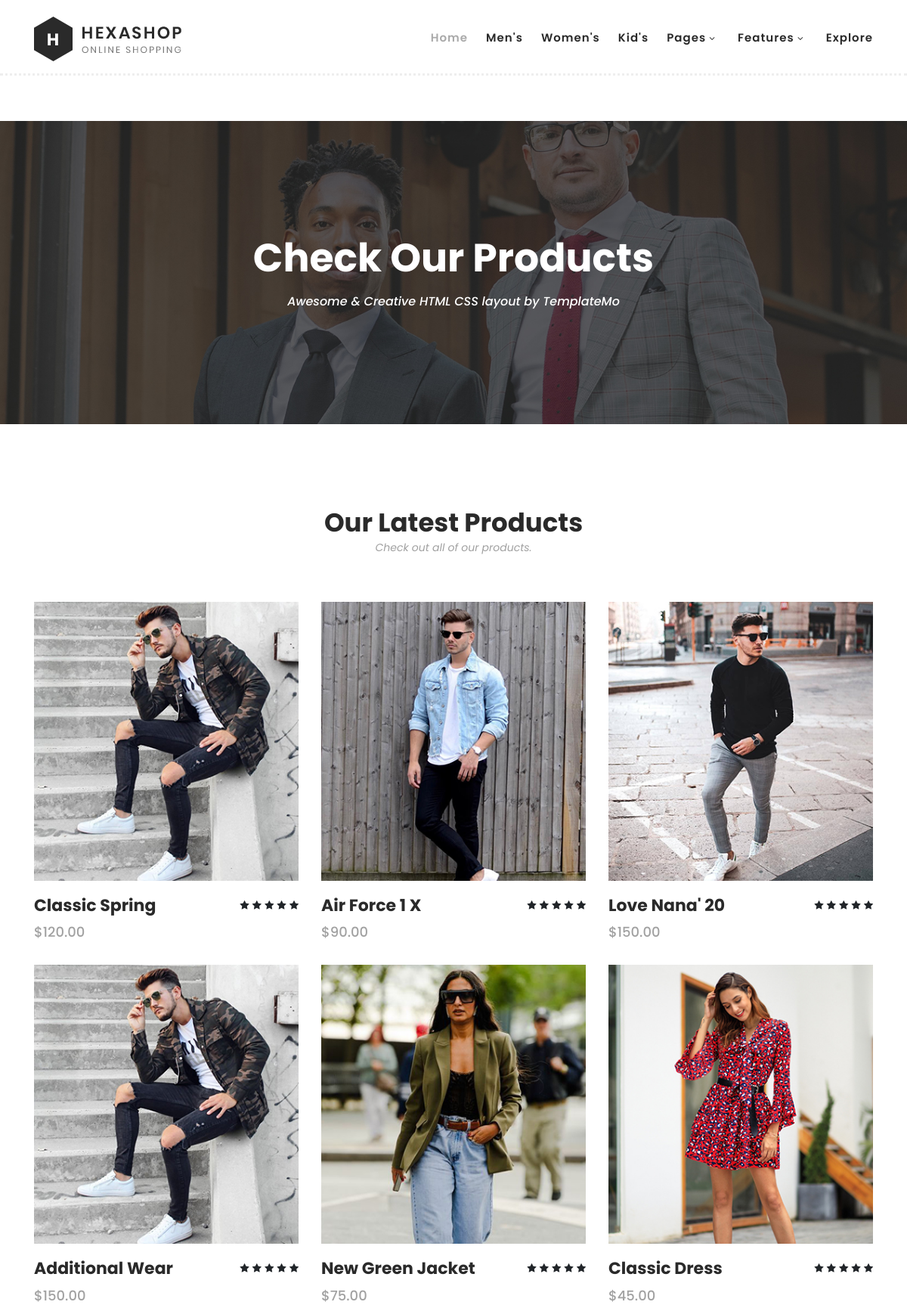
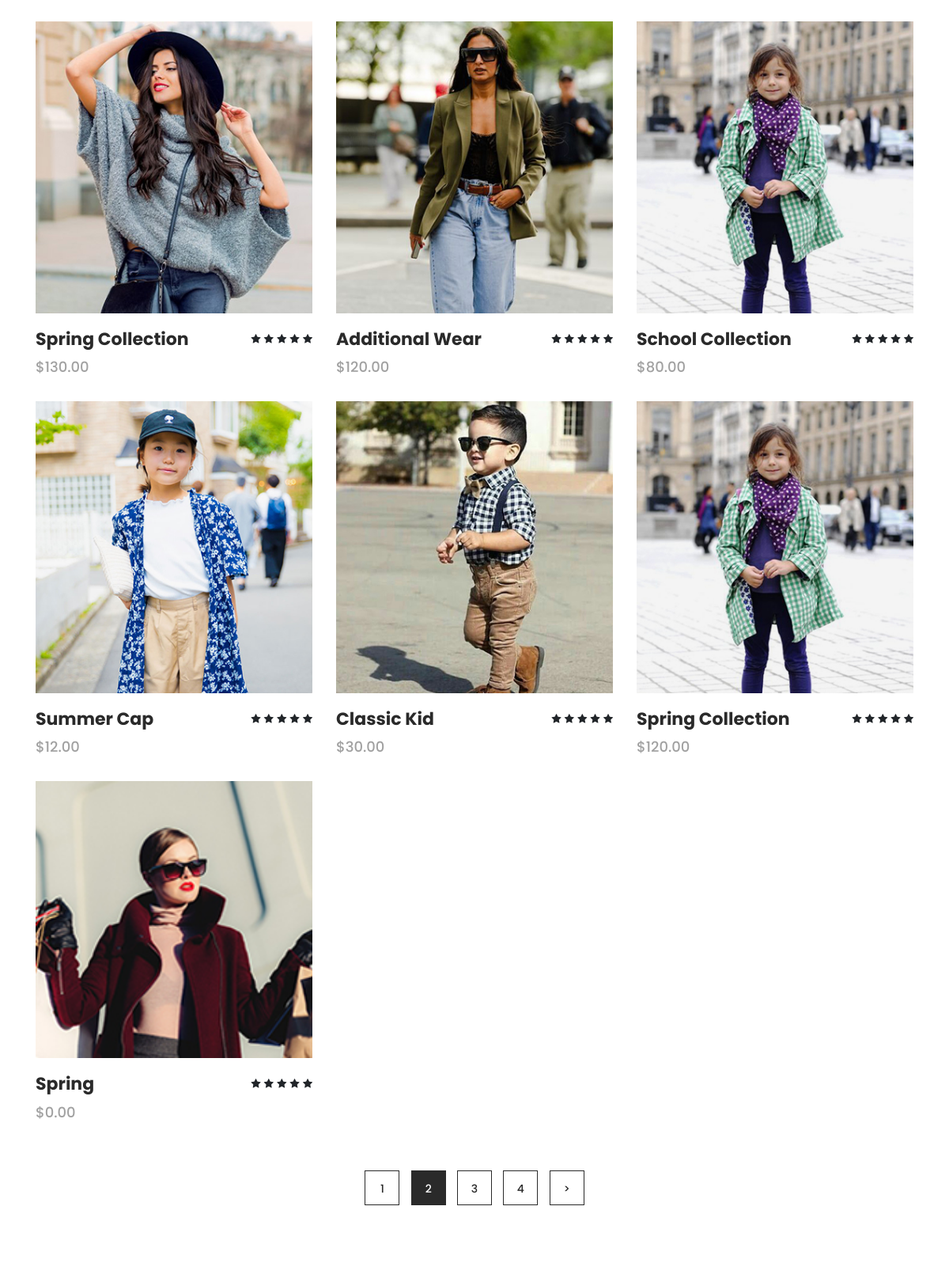
Screenshot of /products/ (upper part) with the database file from the repository (2 pictures, top to bottom).
### Web/models.py (models this page shows, shortened)
class Product(models.Model):
    name = models.CharField(max_length=100)
    price = models.DecimalField(max_digits=10, decimal_places=2)
    description = models.TextField()
    category = models.CharField(choices=CATEGORY_CHOICES, max_length=12)
    image = models.ImageField(upload_to="product_images")

### Web/views.py (the view)
# urls.py: path('products/', products_page, name='productslink'),
def products_page(request):
    product = Product.objects.all()
    context = {
        "product": product
    }
    return render(request, "Web/products.html", context)

### Web/templates/Web/products.html (shortened to what this page needs)
{% load static %}
<!DOCTYPE html>
<html lang="en">
  <head>
    <link rel="stylesheet" type="text/css" href="{% static 'Web/assets/css/bootstrap.min.css' %}">
    <link rel="stylesheet" type="text/css" href="{% static 'Web/assets/css/font-awesome.css' %}">
    <link rel="stylesheet" href="{% static 'Web/assets/css/templatemo-hexashop.css' %}">
    <link rel="stylesheet" href="{% static 'Web/assets/css/owl-carousel.css' %}">
    <link rel="stylesheet" href="{% static 'Web/assets/css/lightbox.css' %}">
    </head>
    <body>
    <header class="header-area header-sticky">
        <div class="container">
            <div class="row">
                <div class="col-12">
                    <nav class="main-nav">
                        <a href="{% url 'homelink' %}" class="logo">
                            <img src="{% static 'Web/assets/images/logo.png' %}">
                        </a>
                        <ul class="nav">
                            <li class="scroll-to-section"><a href="{% url 'homelink' %}" class="active">Home</a></li>
                            <li class="scroll-to-section"><a href="{% url 'homelink' %}">Men's</a></li>
                            <li class="scroll-to-section"><a href="{% url 'homelink' %}">Women's</a></li>
                            <li class="scroll-to-section"><a href="{% url 'homelink' %}">Kid's</a></li>
                            <li class="submenu">
                                <a href="javascript:;">Pages</a>
                            </li>
                            <li class="submenu">
                                <a href="javascript:;">Features</a>
                            </li>
                            <li class="scroll-to-section"><a href="{% url 'productslink' %}">Explore</a></li>
                        </ul>
                    </nav>
                </div>
            </div>
        </div>
    </header>
    <div class="page-heading" id="top">
        <div class="container">
            <div class="row">
                <div class="col-lg-12">
                    <div class="inner-content">
                        <h2>Check Our Products</h2>
                        <span>Awesome &amp; Creative HTML CSS layout by TemplateMo</span>
                    </div>
                </div>
            </div>
        </div>
    </div>
    <section class="section" id="products">
        <div class="container">
            <div class="row">
                <div class="col-lg-12">
                    <div class="section-heading">
                        <h2>Our Latest Products</h2>
                        <span>Check out all of our products.</span>
                    </div>
                </div>
            </div>
        </div>
        <div class="container">
            <div class="row">
                {% for i in product %}
                <div class="col-lg-4">
                    <div class="item">
                        <div class="thumb">
                            <img src="{{ i.image.url }}" alt="">
                        </div>
                        <div class="down-content">
                            <h4>{{ i.name }}</h4>
                            <span>${{ i.price }}</span>
                            <ul class="stars">
                                <li><i class="fa fa-star"></i></li>
                                <li><i class="fa fa-star"></i></li>
                                <li><i class="fa fa-star"></i></li>
                                <li><i class="fa fa-star"></i></li>
                                <li><i class="fa fa-star"></i></li>
                            </ul>
                        </div>
                    </div>
                </div>
                {% endfor %}
                <div class="col-lg-12">
                    <div class="pagination">
                        <ul>
                            <li>
                                <a href="#">1</a>
                            </li>
                            <li class="active">
                                <a href="#">2</a>
                            </li>
                            <li>
                                <a href="#">3</a>
                            </li>
                            <li>
                                <a href="#">4</a>
                            </li>
                            <li>
                                <a href="#">></a>
                            </li>
                        </ul>
                    </div>
                </div>
            </div>
        </div>
    </section>
  </body>
</html>

### rows the page displays
Product: image (picture), name "Classic Spring", price "120.00"
Product: image (picture), name "Air Force 1 X", price "90.00"
Product: image (picture), name "Love Nana' 20", price "150.00"
Product: image (picture), name "Additional Wear", price "150.00"
Product: image (picture), name "New Green Jacket", price "75.00"
Product: image (picture), name "Classic Dress", price "45.00"
Product: image (picture), name "Spring Collection", price "130.00"
Product: image (picture), name "Additional Wear", price "120.00"
Product: image (picture), name "School Collection", price "80.00"
Product: image (picture), name "Summer Cap", price "12.00"
Product: image (picture), name "Classic Kid", price "30.00"
Product: image (picture), name "Spring Collection", price "120.00"
Product: image (picture), name "Spring", price "0.00"
